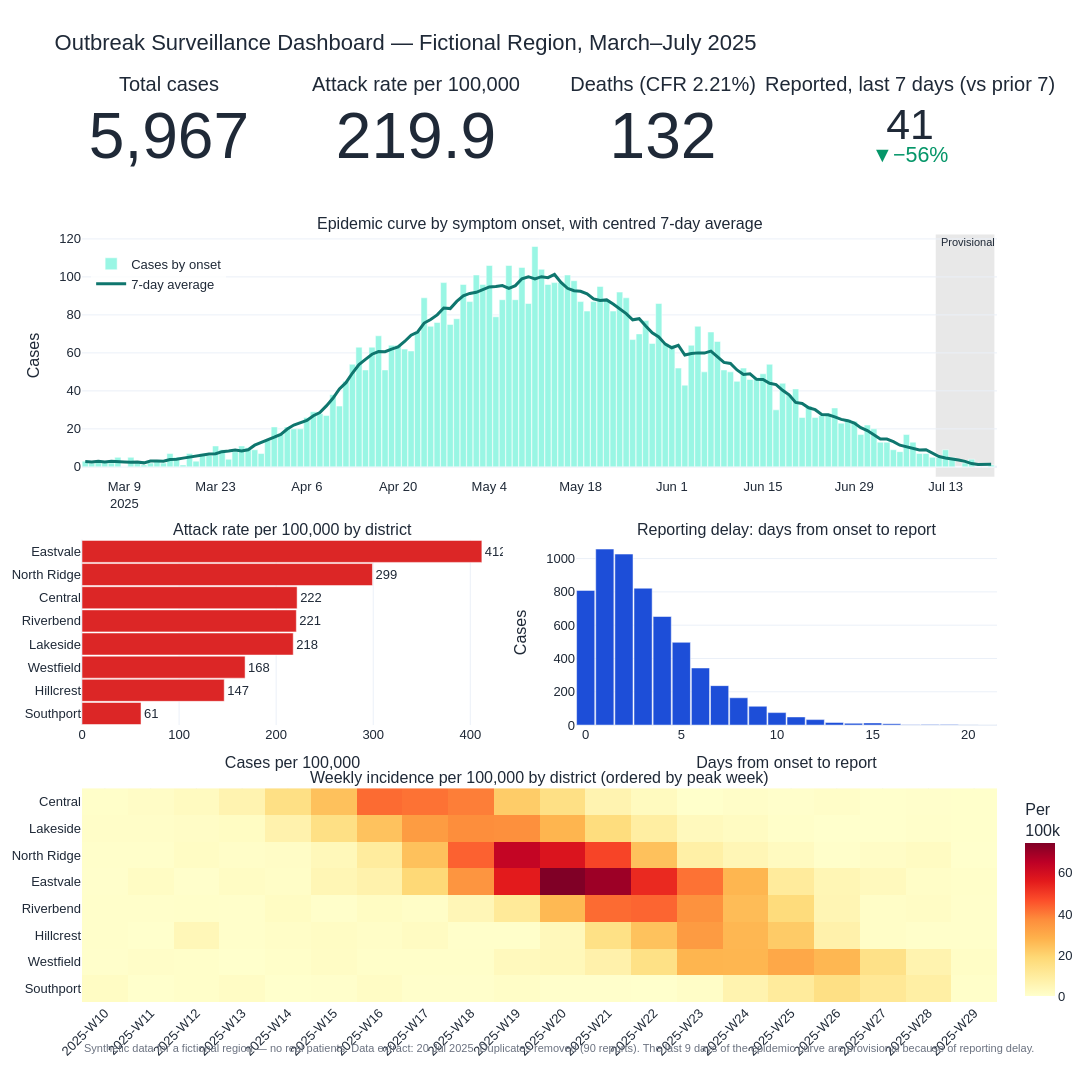

The notebook cell this image was saved under:
### Markdown cell above
## Step 6 — Surveillance Dashboard

A single-page dashboard combines headline indicators, the epidemic curve with its 7-day average, attack rates by district, the reporting-delay distribution and weekly incidence by district. It is exported as an interactive HTML page (for GitHub Pages) and a static PNG.

### Code cell
# Lesson 17 — Step 6: Surveillance dashboard (interactive HTML + static PNG)

# --- Inputs for the dashboard, all from SQL ---
kpi = q("""
SELECT count(*)                                      AS cases,
       count_if(died)                                AS deaths,
       round(100.0 * count_if(died) / count(*), 2)   AS cfr_pct,
       round(count(*) * 100000.0 / (SELECT sum(population) FROM dim_district), 1) AS attack_rate
FROM cases_clean
""").iloc[0]
n_duplicates = int(q("SELECT count(*) - count(DISTINCT patient_id) AS n FROM fact_cases")["n"][0])

last7 = int(daily["reported_cases"].tail(7).sum())
prev7 = int(daily["reported_cases"].iloc[-14:-7].sum())

by_district = q("""
SELECT d.district, d.province, d.population, count(*) AS cases,
       round(count(*) * 100000.0 / d.population, 1) AS attack_rate
FROM cases_clean AS c JOIN dim_district AS d USING (district_id)
GROUP BY d.district, d.province, d.population
ORDER BY attack_rate
""")

delays = q("""
SELECT report_delay_days AS delay, count(*) AS cases
FROM cases_clean WHERE report_delay_days IS NOT NULL
GROUP BY 1 ORDER BY 1
""")
delays = delays[delays["delay"] <= 21]

# --- Layout: KPI row, epidemic curve, two panels, heatmap ---
dash = make_subplots(
    rows=4, cols=4,
    specs=[[{"type": "indicator"}] * 4,
           [{"colspan": 4}, None, None, None],
           [{"colspan": 2}, None, {"colspan": 2}, None],
           [{"colspan": 4}, None, None, None]],
    row_heights=[0.10, 0.34, 0.26, 0.30], vertical_spacing=0.07, horizontal_spacing=0.08,
    subplot_titles=["", "", "", "",
                    "Epidemic curve by symptom onset, with centred 7-day average",
                    "Attack rate per 100,000 by district", "Reporting delay: days from onset to report",
                    "Weekly incidence per 100,000 by district (ordered by peak week)"],
)

# Row 1 — KPI cards
dash.add_trace(go.Indicator(mode="number", value=int(kpi["cases"]), number=dict(valueformat=","),
                            title=dict(text="Total cases")), row=1, col=1)
dash.add_trace(go.Indicator(mode="number", value=float(kpi["attack_rate"]), number=dict(valueformat=".1f"),
                            title=dict(text="Attack rate per 100,000")), row=1, col=2)
dash.add_trace(go.Indicator(mode="number", value=int(kpi["deaths"]),
                            title=dict(text=f"Deaths (CFR {kpi['cfr_pct']:.2f}%)")), row=1, col=3)
dash.add_trace(go.Indicator(mode="number+delta", value=last7,
                            delta=dict(reference=prev7, relative=True, valueformat=".0%",
                                       increasing=dict(color="#DC2626"), decreasing=dict(color="#059669")),
                            title=dict(text="Reported, last 7 days (vs prior 7)")),
               row=1, col=4)

# Row 2 — epidemic curve with 7-day average and provisional zone
dash.add_trace(go.Bar(x=daily["date_day"], y=daily["onset_cases"], name="Cases by onset",
                      marker_color="#99F6E4", customdata=daily["day_name"],
                      hovertemplate="%{x|%d %b %Y} (%{customdata})<br>Onsets: <b>%{y}</b><extra></extra>"),
               row=2, col=1)
dash.add_trace(go.Scatter(x=daily["date_day"], y=daily["onset_ma7"], name="7-day average",
                          line=dict(color="#0F766E", width=3),
                          hovertemplate="%{x|%d %b %Y}<br>7-day average: <b>%{y:.1f}</b><extra></extra>"),
               row=2, col=1)
# Shaded provisional zone, drawn on the epidemic-curve axes (x / y domain)
dash.add_shape(type="rect", xref="x", yref="y domain",
               x0=cutoff - pd.Timedelta(hours=12), x1=daily["date_day"].max() + pd.Timedelta(hours=12),
               y0=0, y1=1, fillcolor="gray", opacity=0.18, line_width=0, layer="below")
dash.add_annotation(xref="x", yref="y domain", x=cutoff, y=1, text="Provisional",
                    showarrow=False, xanchor="left", yanchor="top", font=dict(size=11))

# Row 3 — attack rate by district, and reporting delay distribution
dash.add_trace(go.Bar(x=by_district["attack_rate"], y=by_district["district"], orientation="h",
                      marker_color="#DC2626", text=by_district["attack_rate"], texttemplate="%{text:.0f}",
                      textposition="outside", customdata=by_district[["province", "cases"]],
                      hovertemplate=("<b>%{y}</b> (%{customdata[0]})<br>Attack rate: <b>%{x:.1f}</b> per 100,000"
                                     "<br>Cases: %{customdata[1]:,}<extra></extra>"), showlegend=False),
               row=3, col=1)
dash.add_trace(go.Bar(x=delays["delay"], y=delays["cases"], marker_color="#1D4ED8", showlegend=False,
                      hovertemplate="Reported after <b>%{x} days</b>: %{y:,} cases<extra></extra>"),
               row=3, col=3)

# Row 4 — weekly incidence heatmap
dash.add_trace(go.Heatmap(z=incidence.values, x=incidence.columns, y=order, customdata=hover_data,
                          colorscale="YlOrRd", colorbar=dict(title="Per<br>100k", len=0.24, y=0.115),
                          hovertemplate=("<b>%{y}</b> — week %{x}<br>Incidence: <b>%{z:.1f}</b> per 100,000"
                                         "<br>Cases: %{customdata[0]}<br>Week-over-week: %{customdata[1]}"
                                         "<extra></extra>")),
               row=4, col=1)

dash.update_layout(**HOUSE, height=1500, bargap=0.05,
                   title=dict(text="Outbreak Surveillance Dashboard — Fictional Region, March–July 2025",
                              font=dict(size=22)),
                   legend=dict(orientation="v", yanchor="top", y=0.835, xanchor="left", x=0.01,
                               bgcolor="rgba(255,255,255,0.8)"),
                   margin=dict(l=80, r=40, t=100, b=90))
dash.update_xaxes(title_text="Days from onset to report", row=3, col=3)
dash.update_xaxes(title_text="Cases per 100,000", row=3, col=1)
dash.update_yaxes(title_text="Cases", row=2, col=1)
dash.update_yaxes(title_text="Cases", row=3, col=3)
dash.update_yaxes(autorange="reversed", row=4, col=1)
dash.update_xaxes(tickangle=-45, row=4, col=1)
dash.add_annotation(text=(f"Synthetic data for a fictional region — no real patients. Data extract: "
                          f"{extract_date:%d %b %Y}. Duplicates removed ({n_duplicates} reports). The last "
                          f"{provisional_days} days of the epidemic curve are provisional because of reporting delay."),
                    xref="paper", yref="paper", x=0, y=-0.06, showarrow=False, align="left",
                    font=dict(size=11, color="#6B7280"))

# Show at full width inside the notebook, then restore automatic width for the HTML page
dash.update_layout(width=1350)
dash.show()
dash.update_layout(width=None)

# --- Save: interactive HTML for GitHub Pages, static PNG for the README ---
docs_dir = repo_root / "docs"
docs_dir.mkdir(exist_ok=True)
dash.write_html(docs_dir / "surveillance_dashboard.html", include_plotlyjs="cdn",
                config={"displaylogo": False, "responsive": True})
dash.write_image(repo_root / "figures" / "lesson17_surveillance_dashboard.png",
                 width=1400, height=1500, scale=2)
print("Saved: docs/surveillance_dashboard.html and figures/lesson17_surveillance_dashboard.png")

### Figure 1 — Plotly figure (JSON) as saved in the notebook; plotly's stock layout.template omitted (floating-point values rounded to 4 significant figures; data arrays with more than 128 entries replaced by an {"elided": "..."} marker saying what was removed)
{"data": [{"domain": {"x": [0.0, 0.19], "y": [0.921, 1.0]}, "mode": "number", "number": {"valueformat": ","}, "title": {"text": "Total cases"}, "type": "indicator", "value": 5967}, {"domain": {"x": [0.27, 0.46], "y": [0.921, 1.0]}, "mode": "number", "number": {"valueformat": ".1f"}, "title": {"text": "Attack rate per 100,000"}, "type": "indicator", "value": 219.9}, {"domain": {"x": [0.54, 0.73], "y": [0.921, 1.0]}, "mode": "number", "title": {"text": "Deaths (CFR 2.21%)"}, "type": "indicator", "value": 132}, {"delta": {"decreasing": {"color": "#059669"}, "increasing": {"color": "#DC2626"}, "reference": 93, "relative": true, "valueformat": ".0%"}, "domain": {"x": [0.81, 1.0], "y": [0.921, 1.0]}, "mode": "number+delta", "title": {"text": "Reported, last 7 days (vs prior 7)"}, "type": "indicator", "value": 41}, {"customdata": {"elided": "140 str values"}, "hovertemplate": "%{x|%d %b %Y} (%{customdata})<br>Onsets: <b>%{y}</b><extra></extra>", "marker": {"color": "#99F6E4"}, "name": "Cases by onset", "type": "bar", "x": {"elided": "140 str values"}, "xaxis": "x", "y": {"elided": "140 int values"}, "yaxis": "y"}, {"hovertemplate": "%{x|%d %b %Y}<br>7-day average: <b>%{y:.1f}</b><extra></extra>", "line": {"color": "#0F766E", "width": 3}, "name": "7-day average", "type": "scatter", "x": {"elided": "140 str values"}, "xaxis": "x", "y": {"elided": "140 float values"}, "yaxis": "y"}, {"customdata": [["Western", 180], ["Northern", 274], ["Western", 573], ["Urban", 990], ["Eastern", 605], ["Urban", 1356], ["Northern", 712], ["Eastern", 1277]], "hovertemplate": "<b>%{y}</b> (%{customdata[0]})<br>Attack rate: <b>%{x:.1f}</b> per 100,000<br>Cases: %{customdata[1]:,}<extra></extra>", "marker": {"color": "#DC2626"}, "orientation": "h", "showlegend": false, "text": [60.8, 146.5, 168.0, 217.6, 220.8, 221.6, 299.2, 411.9], "textposition": "outside", "texttemplate": "%{text:.0f}", "type": "bar", "x": [60.8, 146.5, 168.0, 217.6, 220.8, 221.6, 299.2, 411.9], "xaxis": "x2", "y": ["Southport", "Hillcrest", "Westfield", "Lakeside", "Riverbend", "Central", "North Ridge", "Eastvale"], "yaxis": "y2"}, {"hovertemplate": "Reported after <b>%{x} days</b>: %{y:,} cases<extra></extra>", "marker": {"color": "#1D4ED8"}, "showlegend": false, "type": "bar", "x": [0, 1, 2, 3, 4, 5, 6, 7, 8, 9, 10, 11, 12, 13, 14, 15, 16, 17, 18, 19, 21], "xaxis": "x3", "y": [809, 1057, 1027, 822, 652, 497, 343, 237, 164, 113, 75, 49, 33, 16, 11, 13, 8, 2, 3, 4, 1], "yaxis": "y3"}, {"colorbar": {"len": 0.24, "title": {"text": "Per<br>100k"}, "y": 0.115}, "colorscale": [[0.0, "rgb(255,255,204)"], [0.125, "rgb(255,237,160)"], [0.25, "rgb(254,217,118)"], [0.375, "rgb(254,178,76)"], [0.5, "rgb(253,141,60)"], [0.625, "rgb(252,78,42)"], [0.75, "rgb(227,26,28)"], [0.875, "rgb(189,0,38)"], [1.0, "rgb(128,0,38)"]], "customdata": {"elided": "8x20x2 mixed values"}, "hovertemplate": "<b>%{y}</b> — week %{x}<br>Incidence: <b>%{z:.1f}</b> per 100,000<br>Cases: %{customdata[0]}<br>Week-over-week: %{customdata[1]}<extra></extra>", "type": "heatmap", "x": ["2025-W10", "2025-W11", "2025-W12", "2025-W13", "2025-W14", "2025-W15", "2025-W16", "2025-W17", "2025-W18", "2025-W19", "2025-W20", "2025-W21", "2025-W22", "2025-W23", "2025-W24", "2025-W25", "2025-W26", "2025-W27", "2025-W28", "2025-W29"], "xaxis": "x4", "y": ["Central", "Lakeside", "North Ridge", "Eastvale", "Riverbend", "Hillcrest", "Westfield", "Southport"], "yaxis": "y4", "z": {"elided": "8x20 float values"}}], "layout": {"annotations": [{"font": {"size": 16}, "showarrow": false, "text": "Epidemic curve by symptom onset, with centred 7-day average", "x": 0.5, "xanchor": "center", "xref": "paper", "y": 0.851, "yanchor": "bottom", "yref": "paper"}, {"font": {"size": 16}, "showarrow": false, "text": "Attack rate per 100,000 by district", "x": 0.23, "xanchor": "center", "xref": "paper", "y": 0.5124, "yanchor": "bottom", "yref": "paper"}, {"font": {"size": 16}, "showarrow": false, "text": "Reporting delay: days from onset to report", "x": 0.77, "xanchor": "center", "xref": "paper", "y": 0.5124, "yanchor": "bottom", "yref": "paper"}, {"font": {"size": 16}, "showarrow": false, "text": "Weekly incidence per 100,000 by district (ordered by peak week)", "x": 0.5, "xanchor": "center", "xref": "paper", "y": 0.237, "yanchor": "bottom", "yref": "paper"}, {"font": {"size": 11}, "showarrow": false, "text": "Provisional", "x": "2025-07-12T00:00:00", "xanchor": "left", "xref": "x", "y": 1, "yanchor": "top", "yref": "y domain"}, {"align": "left", "font": {"color": "#6B7280", "size": 11}, "showarrow": false, "text": "Synthetic data for a fictional region — no real patients. Data extract: 20 Jul 2025. Duplicates removed (90 reports). The last 9 days of the epidemic curve are provisional because of reporting delay.", "x": 0, "xref": "paper", "y": -0.06, "yref": "paper"}], "bargap": 0.05, "font": {"color": "#1F2937", "family": "Arial", "size": 13}, "height": 1500, "hoverlabel": {"bgcolor": "white", "bordercolor": "#9CA3AF", "font": {"color": "#111827", "size": 12}}, "legend": {"bgcolor": "rgba(255,255,255,0.8)", "orientation": "v", "x": 0.01, "xanchor": "left", "y": 0.835, "yanchor": "top"}, "margin": {"b": 90, "l": 80, "r": 40, "t": 100}, "shapes": [{"fillcolor": "gray", "layer": "below", "line": {"width": 0}, "opacity": 0.18, "type": "rect", "x0": "2025-07-11T12:00:00", "x1": "2025-07-20T12:00:00", "xref": "x", "y0": 0, "y1": 1, "yref": "y domain"}], "title": {"font": {"size": 22}, "text": "Outbreak Surveillance Dashboard — Fictional Region, March–July 2025"}, "width": 1350, "xaxis": {"anchor": "y", "domain": [0.0, 1.0]}, "xaxis2": {"anchor": "y2", "domain": [0.0, 0.46], "title": {"text": "Cases per 100,000"}}, "xaxis3": {"anchor": "y3", "domain": [0.54, 1.0], "title": {"text": "Days from onset to report"}}, "xaxis4": {"anchor": "y4", "domain": [0.0, 1.0], "tickangle": -45}, "yaxis": {"anchor": "x", "domain": [0.5824, 0.851], "title": {"text": "Cases"}}, "yaxis2": {"anchor": "x2", "domain": [0.307, 0.5124]}, "yaxis3": {"anchor": "x3", "domain": [0.307, 0.5124], "title": {"text": "Cases"}}, "yaxis4": {"anchor": "x4", "autorange": "reversed", "domain": [0.0, 0.237]}}}
